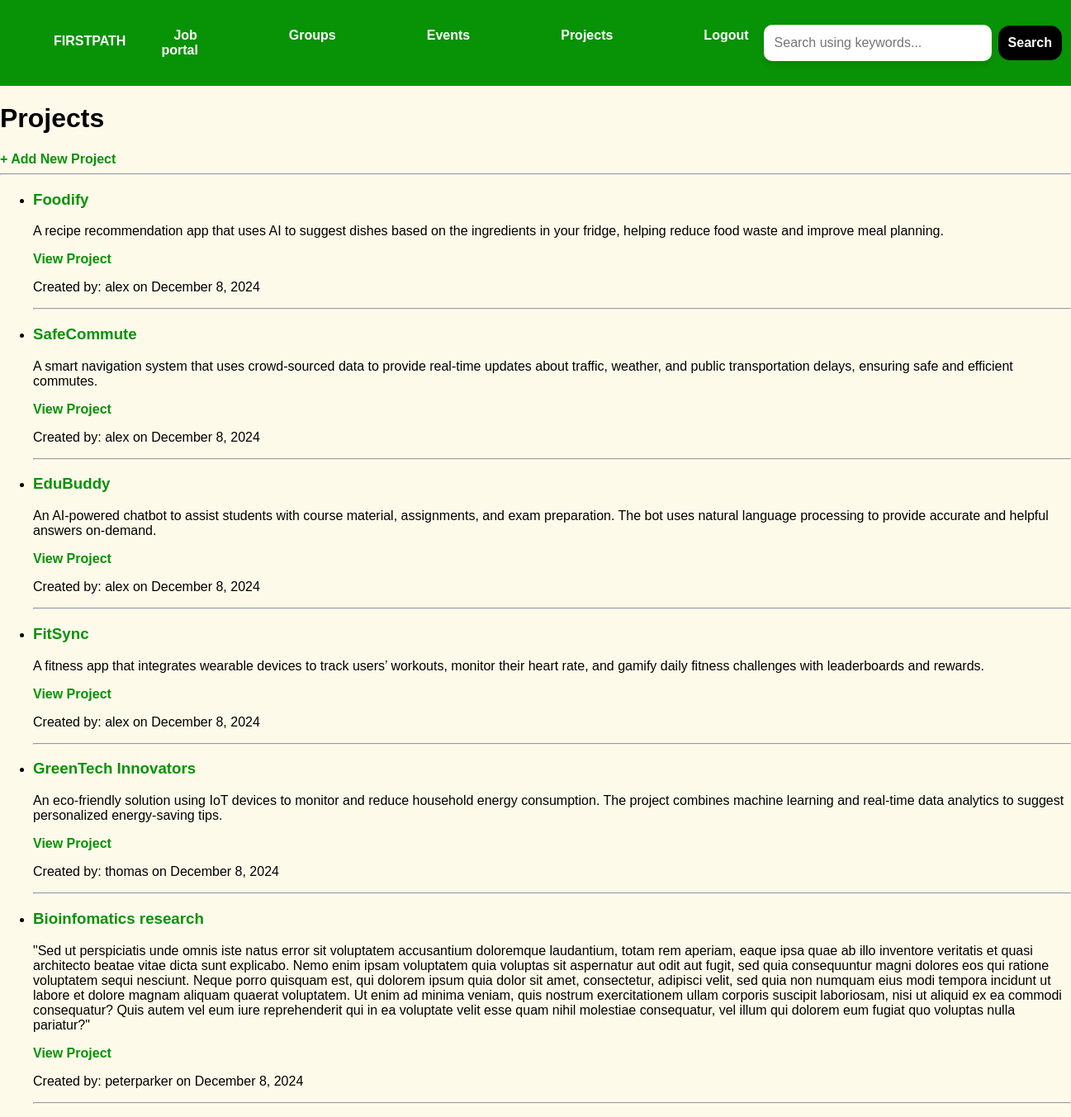
Page /projects/ (signed in) on the committed database.
### base/models.py (models this page shows, shortened)
class Project(models.Model):
    user = models.ForeignKey(User, on_delete=models.CASCADE)  # The user who created the project
    title = models.CharField(max_length=200)
    description = models.TextField()
    link = models.URLField(blank=True, null=True)  # Optional project link
    created = models.DateTimeField(auto_now_add=True)

### base/views.py (the view)
# urls.py: path('projects/', views.project_list, name='project-list'),
def project_list(request):
    projects = Project.objects.all().order_by('-created')
    context = {'projects': projects}
    return render(request, 'base/project_list.html', context)

### base/templates/base/project_list.html
{% extends 'main.html' %}
{% block content %}
{% load static %}
<h1>Projects</h1>
<div>
    <a href="{% url 'add-project' %}">+ Add New Project</a>
</div>
<hr>
<ul>
    {% for project in projects %}
    <li>
        <h3>{{ project.title }}</h3>
        <p>{{ project.description }}</p>
        {% if project.link %}
        <a href="{{ project.link }}" target="_blank">View Project</a>
        {% endif %}
        <p>Created by: {{ project.user.username }} on {{ project.created|date:"F j, Y" }}</p>
        <hr>
    </li>
    {% endfor %}
</ul>
{% endblock %}

### static/styles/main.css (style rules this page uses)
body { font-family: 'Arial', sans-serif; background-color: #fef7de9d; color: #000000; margin: 0; padding: 0; }
h3, h5 { color: #089206; }
a { color: #089206; text-decoration: none; font-weight: bold; }

### rows in the picture
Project: title "Foodify", description "A recipe recommendation app that uses AI to suggest dishes based on the ingredients in your fridge, helping reduce food waste and improve meal planning.", user.username "alex", created "December 8, 2024"
Project: title "SafeCommute", description "A smart navigation system that uses crowd-sourced data to provide real-time updates about traffic, weather, and public transportation delays, ensuring safe and efficient commutes.", user.username "alex", created "December 8, 2024"
Project: title "EduBuddy", description "An AI-powered chatbot to assist students with course material, assignments, and exam preparation. The bot uses natural language processing to provide accurate and helpful answers on-demand.", user.username "alex", created "December 8, 2024"
Project: title "FitSync", description "A fitness app that integrates wearable devices to track users’ workouts, monitor their heart rate, and gamify daily fitness challenges with leaderboards and rewards.", user.username "alex", created "December 8, 2024"
Project: title "GreenTech Innovators", description "An eco-friendly solution using IoT devices to monitor and reduce household energy consumption. The project combines machine learning and real-time data analytics to suggest personalized energy-saving tips.", user.username "thomas", created "December 8, 2024"
Project: title "Bioinfomatics research", description "\"Sed ut perspiciatis unde omnis iste natus error sit voluptatem accusantium doloremque laudantium, totam rem aperiam, eaque ipsa quae ab illo inventore veritatis et quasi architecto beatae vitae dicta sunt explicabo. Nemo enim ipsam voluptatem quia voluptas sit aspernatur aut odit aut fugit, sed quia consequuntur magni dolores eos qui ratione voluptatem sequi nesciunt. Neque porro quisquam est, qui dolorem ipsum quia dolor sit amet, consectetur, adipisci velit, sed quia non numquam eius modi tempora incidunt ut labore et dolore magnam aliquam quaerat voluptatem. Ut enim ad minima veniam, quis nostrum exercitationem ullam corporis suscipit laboriosam, nisi ut aliquid ex ea commodi…", user.username "peterparker", created "December 8, 2024"
